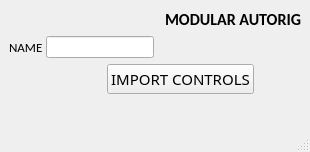
<?xml version="1.0" encoding="UTF-8"?>
<ui version="4.0">
 <class>AutorigMainWindow</class>
 <widget class="QMainWindow" name="AutorigMainWindow">
  <property name="geometry">
   <rect>
    <x>0</x>
    <y>0</y>
    <width>310</width>
    <height>152</height>
   </rect>
  </property>
  <property name="windowTitle">
   <string>MainWindow</string>
  </property>
  <widget class="QWidget" name="centralwidget">
   <layout class="QVBoxLayout" name="verticalLayout_2">
    <item>
     <layout class="QVBoxLayout" name="verticalLayout">
      <item>
       <layout class="QHBoxLayout" name="horizontalLayout">
        <item>
         <spacer name="horizontalSpacer">
          <property name="orientation">
           <enum>Qt::Horizontal</enum>
          </property>
          <property name="sizeHint" stdset="0">
           <size>
            <width>40</width>
            <height>20</height>
           </size>
          </property>
         </spacer>
        </item>
        <item>
         <widget class="QLabel" name="label_2">
          <property name="font">
           <font>
            <family>Calibri</family>
            <pointsize>12</pointsize>
            <weight>75</weight>
            <bold>true</bold>
           </font>
          </property>
          <property name="text">
           <string>MODULAR AUTORIG</string>
          </property>
         </widget>
        </item>
       </layout>
      </item>
      <item>
       <layout class="QHBoxLayout" name="horizontalLayout_3">
        <property name="spacing">
         <number>3</number>
        </property>
        <item>
         <widget class="QLabel" name="label_4">
          <property name="font">
           <font>
            <family>Calibri</family>
            <pointsize>10</pointsize>
            <weight>50</weight>
            <bold>false</bold>
           </font>
          </property>
          <property name="text">
           <string>NAME</string>
          </property>
         </widget>
        </item>
        <item>
         <widget class="QLineEdit" name="textEditName">
          <property name="sizePolicy">
           <sizepolicy hsizetype="Fixed" vsizetype="Fixed">
            <horstretch>0</horstretch>
            <verstretch>0</verstretch>
           </sizepolicy>
          </property>
          <property name="minimumSize">
           <size>
            <width>0</width>
            <height>0</height>
           </size>
          </property>
          <property name="maximumSize">
           <size>
            <width>4000</width>
            <height>16777215</height>
           </size>
          </property>
          <property name="sizeIncrement">
           <size>
            <width>0</width>
            <height>0</height>
           </size>
          </property>
          <property name="baseSize">
           <size>
            <width>0</width>
            <height>0</height>
           </size>
          </property>
         </widget>
        </item>
        <item>
         <spacer name="horizontalSpacer_2">
          <property name="orientation">
           <enum>Qt::Horizontal</enum>
          </property>
          <property name="sizeHint" stdset="0">
           <size>
            <width>40</width>
            <height>20</height>
           </size>
          </property>
         </spacer>
        </item>
       </layout>
      </item>
      <item>
       <layout class="QHBoxLayout" name="horizontalLayout_2">
        <item>
         <spacer name="horizontalSpacer_4">
          <property name="orientation">
           <enum>Qt::Horizontal</enum>
          </property>
          <property name="sizeType">
           <enum>QSizePolicy::Fixed</enum>
          </property>
          <property name="sizeHint" stdset="0">
           <size>
            <width>98</width>
            <height>20</height>
           </size>
          </property>
         </spacer>
        </item>
        <item>
         <widget class="QPushButton" name="pushButtonStart">
          <property name="font">
           <font>
            <family>Impact</family>
            <pointsize>11</pointsize>
           </font>
          </property>
          <property name="text">
           <string>IMPORT CONTROLS</string>
          </property>
         </widget>
        </item>
        <item>
         <spacer name="horizontalSpacer_3">
          <property name="orientation">
           <enum>Qt::Horizontal</enum>
          </property>
          <property name="sizeHint" stdset="0">
           <size>
            <width>40</width>
            <height>20</height>
           </size>
          </property>
         </spacer>
        </item>
       </layout>
      </item>
     </layout>
    </item>
    <item>
     <spacer name="verticalSpacer_2">
      <property name="orientation">
       <enum>Qt::Vertical</enum>
      </property>
      <property name="sizeHint" stdset="0">
       <size>
        <width>20</width>
        <height>30</height>
       </size>
      </property>
     </spacer>
    </item>
   </layout>
  </widget>
  <widget class="QMenuBar" name="menubar">
   <property name="geometry">
    <rect>
     <x>0</x>
     <y>0</y>
     <width>310</width>
     <height>21</height>
    </rect>
   </property>
  </widget>
  <widget class="QStatusBar" name="statusbar"/>
 </widget>
 <resources/>
 <connections/>
</ui>
